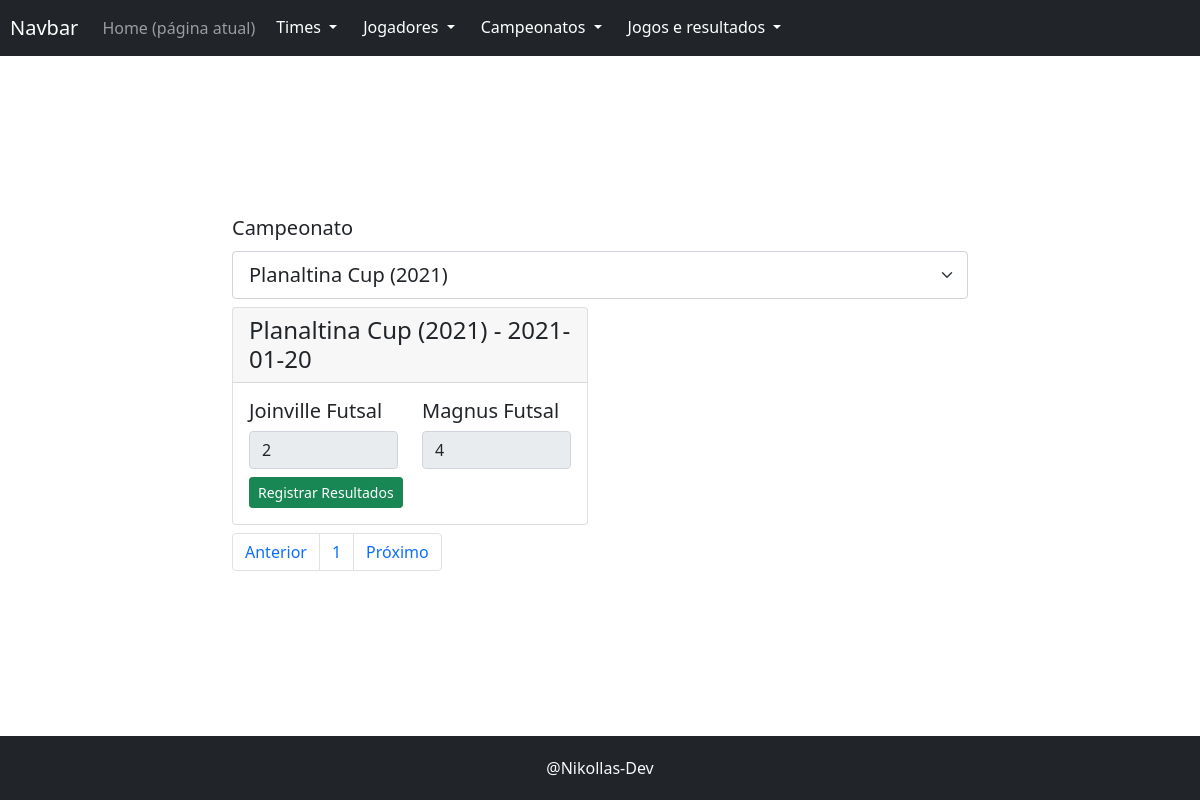
The app's page /campeonato/src/public/controles/exibir_jogos.php?id_edicao=1 with its own data.
### tables this page shows
CREATE TABLE IF NOT EXISTS Campeonato (
    id INT AUTO_INCREMENT PRIMARY KEY UNIQUE,
    nome VARCHAR(45) NOT NULL
);

CREATE TABLE IF NOT EXISTS Edicao (
    id INT AUTO_INCREMENT PRIMARY KEY,
    ano_edicao INT NOT NULL,
    dt_inicio DATE NOT NULL,
    dt_fim DATE NOT NULL,
    id_campeonato INT NOT NULL,
    FOREIGN KEY (id_campeonato) REFERENCES Campeonato(id)
);

CREATE TABLE IF NOT EXISTS Time  (
    id INT AUTO_INCREMENT PRIMARY KEY,
    nome VARCHAR(100) NOT NULL,
    sigla VARCHAR(11) NOT NULL UNIQUE,
    ano_fundacao INT NOT NULL
);

CREATE TABLE IF NOT EXISTS Resultado (
    id INT AUTO_INCREMENT PRIMARY KEY NOT NULL,
    gols_pro INT NOT NULL,
    gols_contra INT NOT NULL,
    id_jogo INT NOT NULL,
    id_time INT NOT NULL,
    FOREIGN KEY (id_jogo) REFERENCES Jogo(id),
    FOREIGN KEY (id_time) REFERENCES Time(id)
);

### campeonato/src/public/configuracoes/config.php (called while the page is built, shortened)
<?php
    include(MODELO."/Banco.php");
    include(MODELO."/Modelo.php");
    include(MODELO."/Paginacao.php");
   function carregarInterface($interface, $dados = []){
        $caminhoArquivo = INTERFACES . "/" . $interface. ".php";
        require_once($caminhoArquivo);
    }
?>

### campeonato/src/public/controles/exibir_jogos.php (called while the page is built)
<?php
include('../configuracoes/config.php');
function carregarJogos($id_camp)
{
    $jogos = Jogo::selectAll('*', ['id_edicao' => $id_camp]);
    $partidas = [];
    $camp =  CampeonatoEdicao::selectOneFromJoin(
        'Campeonato',
        ['Campeonato' => ['nome'], 'Edicao' => ['id', 'ano_edicao', 'dt_inicio', 'dt_fim', 'id_campeonato']],
        ['Edicao' => ['Campeonato.id' => 'Edicao.id_campeonato']], ['Edicao.id' => $id_camp]
    );
    foreach ($jogos as $jogo) {
        $partida = new Partida();
        $time_casa = Time::selectOne(['id' => $jogo->id_time_casa]);
        $time_visitante = Time::selectOne(['id' => $jogo->id_time_visitante]);
        $resultado = Resultado::selectOne(['id_jogo' => $jogo->id, 'id_time' => $time_casa->id]);
        $partida->id_jogo = $jogo->id;
        $partida->nome_campeonato = $camp->nome;
        $partida->nome_time_casa = $time_casa->nome;
        $partida->id_time_casa = $time_casa->id;
        $partida->gols_pro = isset($resultado) ? $resultado->gols_pro : 0;
        $partida->nome_time_visitante = $time_visitante->nome;
        $partida->id_time_visitante = $time_visitante->id;
        $partida->gols_contra = isset($resultado) ? $resultado->gols_contra : 0;
        $partida->dt_jogo = $jogo->dt_jogo;
        $partida->ano_edicao = $camp->ano_edicao;
        $partida->resultado = isset($resultado);
        array_push($partidas, $partida);
    }
    return $partidas;
}
function carregarCampeonatos()
{
    $camp =  CampeonatoEdicao::selectAllFromJoin(
        'Campeonato',
        ['Campeonato' => ['nome'], 'Edicao' => ['id', 'ano_edicao', 'dt_inicio', 'dt_fim', 'id_campeonato']],
        ['Edicao' => ['Campeonato.id' => 'Edicao.id_campeonato']]
    );
    return $camp;
}
function paginacao()
{
    $camps = carregarCampeonatos();
    if (isset($_GET['id_edicao'])) {
        $partidas = carregarJogos($_GET['id_edicao']);
        $limite = 4;
        $totalElementos = count($partidas);
        $paginacao = new Paginacao($limite, 6, $totalElementos, isset($_GET['pagina']) ? $_GET['pagina'] : 1);
        $partidasPaginadas = array_slice($partidas, $paginacao->deslocamento, $limite);
        return carregarInterface('exibir_jogos', ['partidas' => $partidasPaginadas, 'paginacao' => $paginacao, 'camps' => $camps]);
    } else {
        return carregarInterface('exibir_jogos', ['camps' => $camps]);
    }
}
paginacao();

### campeonato/src/public/modelos/Modelo.php (called while the page is built, shortened)
<?php
class Modelo
{
    protected static $nome_tabela = '';
    protected static $colunas = [];
    protected  $valores = [];
    public function __get($chave)
    {
        return $this->valores[$chave];
    }
    public function __set($chave, $valor)
    {
        $this->valores[$chave] = $valor;
    }
    public static function limparFiltros($filtros)
    {
        $colunasDiferentes = array_diff(array_keys($filtros), static::$colunas);
        return $filtros;
    }
    public static function selectAll($colunas = "*", $filtros = [])
    {
        $obejtos = [];
        $resultado = static::select($filtros, $colunas);
        if ($resultado) {
            while ($linha = $resultado->fetch_assoc()) {
                array_push($obejtos, new $class($linha));
            }
        }
        return $obejtos;
    }
    public static function selectOne($filtros, $colunas = "*")
    {
        $resultado = static::select(static::limparFiltros($filtros), $colunas);
        if ($resultado->num_rows == 1) {
            $objeto = new $class($resultado->fetch_assoc());
            return $objeto;
        }
    }
    public static function select($filtros = [], $colunas = "*")
    {
        $sql = "SELECT ";
        if ($colunas === "*") {
            $sql .= $colunas;
        } else {
            foreach ($colunas as $col) {
                $sql .= $col . ",";
            }
            $sql[strlen($sql) - 1] = " ";
        }
        $sql .= " FROM " . static::$nome_tabela;
        if ($filtros) {
            $sql .= static::formatarFiltros($filtros);
        }
        $resultados = Banco::obterResultadoDoSql($sql);
        return $resultados;
    }
    public static function selectOneFromJoin($nome_tabela_principal, $tabelas_colunas, $joins, $filtros = [])
    {
        $resultado = static::selectFromJoin($nome_tabela_principal, $tabelas_colunas, $joins, $filtros);
        if ($resultado->num_rows == 1) {
            $objeto = new $class($resultado->fetch_assoc());
            return $objeto;
        }
    }
    public static function selectAllFromJoin($nome_tabela_principal, $tabelas_colunas, $joins, $filtros = [])
    {
        $obejtos = [];
        $resultado = static::selectFromJoin($nome_tabela_principal, $tabelas_colunas, $joins, $filtros);
        if ($resultado) {
            while ($linha = $resultado->fetch_assoc()) {
                array_push($obejtos, new $class($linha));
            }
        }
        return $obejtos;
    }
    public static function selectFromJoin($nome_tabela_principal, $tabelas_colunas, $joins, $filtros = [])
    {
        $sql = "SELECT ";
        if (count($tabelas_colunas) > 1) {
            foreach ($tabelas_colunas as $tabela => $colunas) {
                foreach ($colunas as $coluna) {
                    $sql .= $tabela . "." . $coluna . ",";
                }
            }
            $sql[strlen($sql) - 1] = " ";
            $sql .= "FROM " . $nome_tabela_principal;
            foreach ($joins as $tab => $join) {
                $sql .= " INNER JOIN " . $tab . static::join($join);
            }
        } else {
            return "Colunas insuficientes para realizar consultas";
        }
        if (count($filtros) > 0) {
            $sql .= static::formatarFiltros($filtros);
        }
        $resultados = Banco::obterResultadoDoSql($sql);
        return $resultados;
    }
    public static function join($joins)
    {
        $join="";
        foreach ($joins as $ch => $val) {
            $join .= " ON " . $ch . "=" . $val;
        }
        return $join;
    }
    public static function formatarFiltros($filtros)
    {
        $filtro_formatado = " WHERE ";
        $contador = 0;
        foreach ($filtros as $chave => $valor) {
            if ($contador > 0) {
                $filtro_formatado .= " AND " . $chave . "=" . static::formatarValor($valor);
            } else {
                $filtro_formatado .= $chave . "=" . static::formatarValor($valor);
            }
            $contador++;
        }
        return $filtro_formatado;
    }
    public static function formatarValor($valor)
    {
        return $valor;
    }
}

### campeonato/src/public/modelos/Banco.php (called while the page is built, shortened)
<?php
class Banco
{
    private static function conectarAoBanco()
    {
        $caminho = dirname(realpath('../modelos/')) . "/env.ini";
        $configuracoes = parse_ini_file($caminho);
        $sql_conn = new mysqli($configuracoes['host'], $configuracoes['username'], $configuracoes['password'], $configuracoes['dbname']);
        return $sql_conn;
    }
    public static function obterResultadoDoSql($sql)
    {
        try {
            $sql_conn = static::conectarAoBanco();
            $resultado = $sql_conn->query($sql);
            return $resultado;
        } catch (Exception $excp) {
            return $excp->getMessage();
        }
    }
}

### campeonato/src/public/modelos/Paginacao.php (called while the page is built, shortened)
<?php
    class Paginacao {
        private  $totalPaginas;
        public $limiteFinal;
        public function __construct($limiteItensPorPagina, $maxLinks, $totalElementos, $paginaAtual){
            $this->totalPaginas = ceil($totalElementos / $limiteItensPorPagina);
            $this->paginaAtual = $paginaAtual;
            $this->limiteFinal = $maxLinks;
        }
        private function definirLimites($maxLinks){
            $this->limiteInicial = $this->limiteFinal - ($maxLinks - 1);
            if($this->limiteFinal > $this->totalPaginas){
                $this->limiteFinal = $this->totalPaginas;
            }
        }
    }
?>

### campeonato/src/public/interfaces/exibir_jogos.php (the view, shortened to what this page needs)
<?php require('componentes/cabecalho.php'); ?>
<div class="col-xl-8 col-lg-12">
    <div class="row">
        <div class="form-group col-12">
            <label for="select1" class="form-label fs-5 text-dark">Campeonato</label>
            <select id="select1" class="form-select form-select-lg" aria-label="Selecione Opção 1" name="id_edicao" onchange="atualizarURL()">
                <?php foreach ($camps as $edicao) : ?>
                    <option value="<?= $edicao->id ?>" <?= ($_GET['id_edicao'] ?? '') == $edicao->id ? 'selected' : '' ?>>
                        <?= $edicao->nome . " (" . $edicao->ano_edicao . ")" ?>
                    </option>
                <?php endforeach ?>
            </select>
        </div>
    </div>
    <?php if (isset($_GET['id_edicao']) && count($partidas) > 0) : ?>
        <div class="row">
            <?php foreach ($partidas as $partida) : ?>
                <div class="col-lg-12 col-xl-6 ">
                    <form class="d-flex justify-content-center" action="../controles/salvar_resultados.php" method="post">
                        <div class="col-xl-12 col-lg-6 mt-2">
                            <div class="card text-bg-dark">
                                <h4 class="card-header"><?= $partida->nome_campeonato . " (" . $partida->ano_edicao . ") - " . $partida->dt_jogo ?></h4>
                                <div class="card-body">
                                    <div class="card-title row">
                                        <div class="col">
                                            <h5><label for="sigla"><?= $partida->nome_time_casa ?></label></h5>
                                            <input type="number" class="form-control" id="gols_pro" name="gols_pro" placeholder="0" value="<?= $partida->gols_pro ?>" <?= $partida->resultado == false ? '' : 'readonly' ?>>
                                        </div>
                                        <div class="col">
                                            <h5><label for="gols_contra"><?= $partida->nome_time_visitante ?></label></h5>
                                            <input type="number" class="form-control" id="gols_contra" name="gols_contra" placeholder="0" value="<?= $partida->gols_contra ?>" <?= $partida->resultado == false ? '' : 'readonly' ?>>
                                        </div>
                                    </div>
                                    <button class="btn btn-sm btn-success">Registrar Resultados</button>
                                </div>
                            </div>
                        </div>
                    </form>
                </div>
            <?php endforeach ?>
        </div>
        <div class="row mt-2">
            <nav aria-label="Page navigation">
                <ul class="pagination">
                    <li class="page-item"><a class="page-link" href="exibir_jogos.php?id_edicao=<?= $_GET['id_edicao'] ?>&pagina=<?= $paginacao->paginaAtual - 1 ?>">Anterior</a></li>
                    <?php for ($i = $paginacao->limiteInicial; $i <= $paginacao->limiteFinal; $i++) : ?>
                        <li class="page-item"><a class="page-link" href="exibir_jogos.php?id_edicao=<?= $_GET['id_edicao'] ?>&pagina=<?= $i ?>"><?= $i ?></a></li>
                    <?php endfor ?>
                    <li class="page-item"><a class="page-link" href="exibir_jogos.php?id_edicao=<?= $_GET['id_edicao'] ?>&pagina=<?= $paginacao->paginaAtual + 1 ?>">Próximo</a></li>
                </ul>
            </nav>
        </div>
    <?php endif ?>
</div>
<?php require('componentes/rodape.php') ?>

### campeonato/src/public/css/style.css (style rules this page uses)
body { display: grid; grid-template-columns:1fr; grid-template-rows: 64px 1fr 64px; grid-template-areas: "header" "content" "footer" ; height: 100vh; margin: 0; }

### records on screen
campeonato: nome "Planaltina Cup"
edicao: ano_edicao "2021", dt_inicio "2021-01-20"
time: nome "Joinville Futsal"
resultado: gols_pro "2", gols_contra "4"
time: nome "Magnus Futsal"

### other values on screen
form field id_edicao "Planaltina Cup (2021)"
